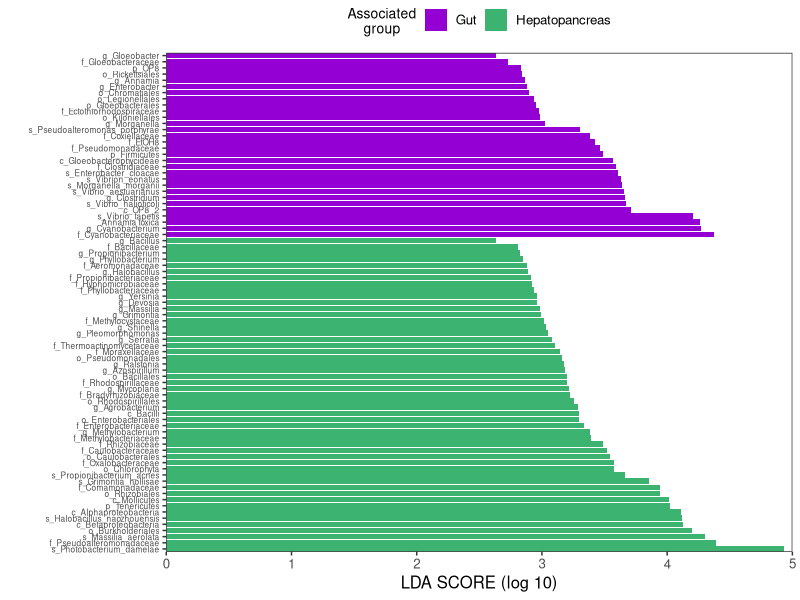

The R source for this figure:
#!/usr/bin/env Rscript
## Purpose of script: alpha diversity boxplot
## Date created: 22.07.2020
## Author: luigui gallardo-becerra (bfllg77@gmail.com)
# Package installation
#install.packages("dplyr")
#install.packages("ggplot2")
#install.packages("ggpubr")
library("dplyr")
library("ggplot2")
library("gridExtra")
# Data input
table <- read.table(file = "organ_lefse_taxa.txt",
    sep = "\t", header = T)
#table_heatmap <- read.table(file = "organ_lefse_taxa_heatmap.txt",
#    sep = "\t", header = T)
# Define colors
colors <- c("darkviolet", "mediumseagreen")
# Barplot
barplot <- ggplot(data = table,
    aes(x = reorder(organ_taxa, -order),
    y = lda,
    fill = group)) +
geom_bar(stat = "identity") +
theme_test() +
coord_flip() +
scale_fill_manual(values = colors) +
labs(x = "",
    y = "LDA SCORE (log 10)",
    fill = "Associated\ngroup") +
theme(legend.position = "top") +
scale_x_discrete(expand = c(0, 0)) +
scale_y_continuous(limits = c(0, 5),
    expand = c(0, 0)) +
theme(text = element_text(size = 12),
    axis.title.x = element_text(size = 12),
    axis.text.y = element_text(size = 6),
    legend.title = element_text(size = 10,
        vjust = 1, hjust = 0.5))
# Heatmap
#heatmap <- ggplot(data = table_heatmap,
#    aes(x = reorder(organ_taxa, -order),
#    y = group,
#    fill = value)) +
#geom_tile() +
#theme_test() +
#coord_flip() +
#scale_fill_distiller(palette = "Blues",
#    direction = 1) +
#theme(legend.position = "top") +
#labs(x = "",
#    y = "",
#    fill = "Relative\nabundance") +
#theme(text = element_text(size = 12),
#    axis.title.x = element_text(size = 12),
#    axis.text.y = element_text(size = 11,
#        vjust = 0.3),
#    legend.title = element_text(size = 10,
#        vjust = 1, hjust = 0.5))
# Pdf
pdf(file = "organ_barplot.pdf")
print(barplot)
dev.off()
#pdf(file = "organ_heatmap.pdf", width = 5, height = 6.68)
#print(heatmap)
#dev.off()
